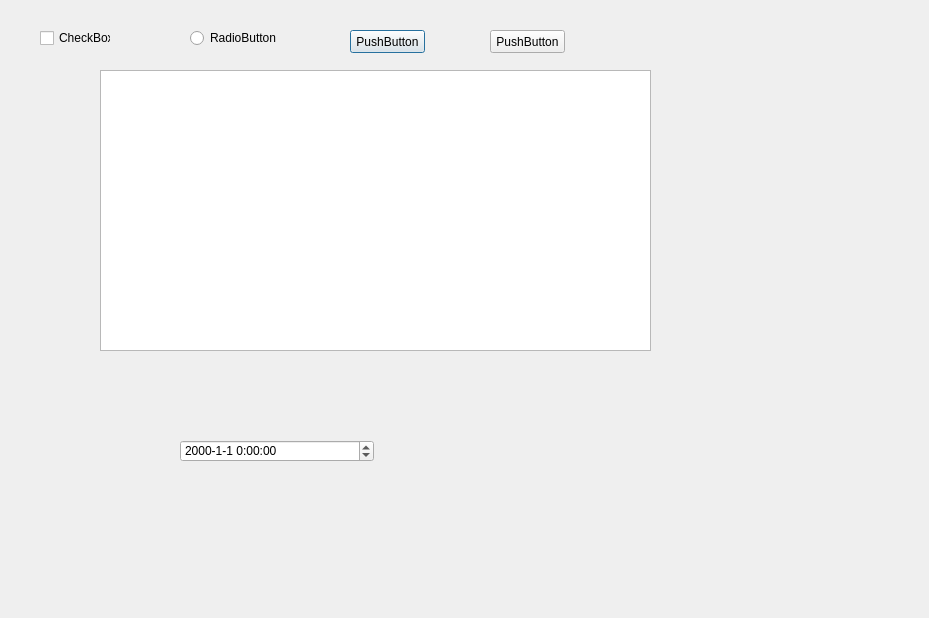
<?xml version="1.0" encoding="UTF-8"?>
<ui version="4.0">
 <class>Dialog</class>
 <widget class="QDialog" name="Dialog">
  <property name="geometry">
   <rect>
    <x>0</x>
    <y>0</y>
    <width>929</width>
    <height>618</height>
   </rect>
  </property>
  <property name="windowTitle">
   <string>Dialog</string>
  </property>
  <widget class="QCheckBox" name="checkBox1">
   <property name="geometry">
    <rect>
     <x>40</x>
     <y>30</y>
     <width>71</width>
     <height>16</height>
    </rect>
   </property>
   <property name="text">
    <string>CheckBox</string>
   </property>
  </widget>
  <widget class="QRadioButton" name="radioButton">
   <property name="geometry">
    <rect>
     <x>190</x>
     <y>30</y>
     <width>89</width>
     <height>16</height>
    </rect>
   </property>
   <property name="text">
    <string>RadioButton</string>
   </property>
  </widget>
  <widget class="QTableView" name="tableView">
   <property name="geometry">
    <rect>
     <x>100</x>
     <y>70</y>
     <width>551</width>
     <height>281</height>
    </rect>
   </property>
  </widget>
  <widget class="QDateTimeEdit" name="dateTimeEdit">
   <property name="geometry">
    <rect>
     <x>180</x>
     <y>440</y>
     <width>194</width>
     <height>22</height>
    </rect>
   </property>
   <property name="displayFormat">
    <string>yyyy-M-d H:mm:ss</string>
   </property>
  </widget>
  <widget class="QPushButton" name="pushButton">
   <property name="geometry">
    <rect>
     <x>350</x>
     <y>30</y>
     <width>75</width>
     <height>23</height>
    </rect>
   </property>
   <property name="text">
    <string>PushButton</string>
   </property>
  </widget>
  <widget class="QPushButton" name="pushButton_2">
   <property name="geometry">
    <rect>
     <x>490</x>
     <y>30</y>
     <width>75</width>
     <height>23</height>
    </rect>
   </property>
   <property name="text">
    <string>PushButton</string>
   </property>
  </widget>
 </widget>
 <resources/>
 <connections/>
</ui>
